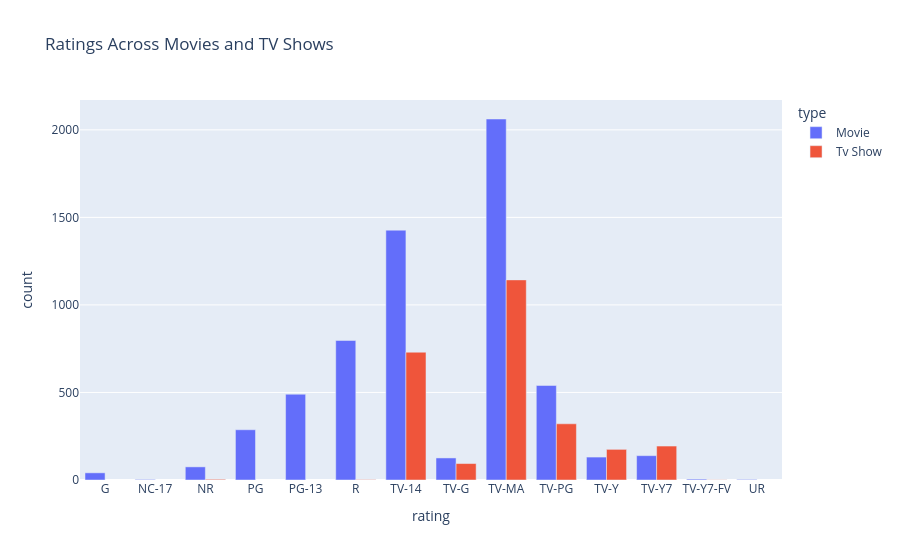

Notebook code for this chart:
### Code cell
rating_type_data = (
    df_clean.groupby(['type', 'rating'])
    .size()
    .reset_index(name='count')
)

fig = px.bar(
    rating_type_data,
    x='rating',
    y='count',
    color='type',
    barmode='group',
    title='Ratings Across Movies and TV Shows'
)

fig.show()

### Figure 1 — Plotly figure (JSON) as saved in the notebook; plotly's stock layout.template omitted (floating-point values rounded to 4 significant figures)
{"data": [{"alignmentgroup": "True", "hovertemplate": "type=Movie<br>rating=%{x}<br>count=%{y}<extra></extra>", "legendgroup": "Movie", "marker": {"color": "#636efa", "pattern": {"shape": ""}}, "name": "Movie", "offsetgroup": "Movie", "orientation": "v", "showlegend": true, "textposition": "auto", "type": "bar", "x": ["G", "NC-17", "NR", "PG", "PG-13", "R", "TV-14", "TV-G", "TV-MA", "TV-PG", "TV-Y", "TV-Y7", "TV-Y7-FV", "UR"], "xaxis": "x", "y": [41, 3, 75, 287, 490, 797, 1427, 126, 2062, 540, 131, 139, 5, 3], "yaxis": "y"}, {"alignmentgroup": "True", "hovertemplate": "type=Tv Show<br>rating=%{x}<br>count=%{y}<extra></extra>", "legendgroup": "Tv Show", "marker": {"color": "#EF553B", "pattern": {"shape": ""}}, "name": "Tv Show", "offsetgroup": "Tv Show", "orientation": "v", "showlegend": true, "textposition": "auto", "type": "bar", "x": ["NR", "R", "TV-14", "TV-G", "TV-MA", "TV-PG", "TV-Y", "TV-Y7", "TV-Y7-FV"], "xaxis": "x", "y": [4, 2, 730, 94, 1143, 321, 175, 194, 1], "yaxis": "y"}], "layout": {"barmode": "group", "legend": {"title": {"text": "type"}, "tracegroupgap": 0}, "title": {"text": "Ratings Across Movies and TV Shows"}, "xaxis": {"anchor": "y", "domain": [0, 1], "title": {"text": "rating"}}, "yaxis": {"anchor": "x", "domain": [0, 1], "title": {"text": "count"}}}}
